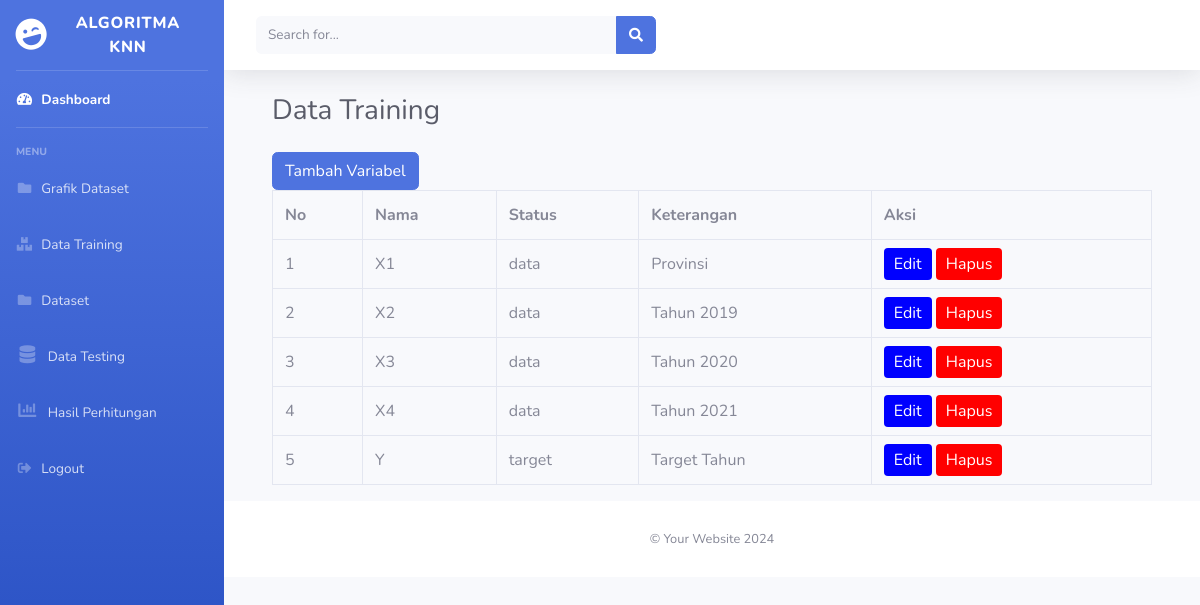
Page /index.php?menu=data_training (signed in) on the committed database.
### tables this page shows
CREATE TABLE `datavariabel` (
  `id` int(11) NOT NULL,
  `nama` varchar(100) NOT NULL,
  `status` enum('data','target') NOT NULL,
  `keterangan` text
);

### data_training.php (the view, shortened to what this page needs)
<!DOCTYPE html>
<html>
<head>
</head>
<body>
    <div id="wrapper">
        <div id="content-wrapper" class="d-flex flex-column">
            <div id="content">
                <div class="container-fluid">
                    <h1 class="h3 mb-4 text-gray-800">Data Training</h1>
                    <button onclick="openModal()" class="btn btn-primary">Tambah Variabel</button>
                    <div class="table-responsive">
                    <?php
        include "koneksi.php";
        $sql = "SELECT * FROM datavariabel ORDER BY id";
        $result = mysqli_query($conn, $sql);
        $nomor = 1;
        if (mysqli_num_rows($result) > 0) {
            echo '<table class="table table-bordered">
                    <tr>
                        <th>No</th>
                        <th>Nama</th>
                        <th>Status</th>
                        <th>Keterangan</th>
                        <th>Aksi</th>
                    </tr>';
            while ($row = mysqli_fetch_assoc($result)) {
                echo '<tr>
                        <td>' . $nomor . '</td>
                        <td>' . $row["nama"] . '</td>
                        <td>' . $row["status"] . '</td>
                        <td>' . $row["keterangan"] . '</td>
                        <td>
                        <a href="#" onclick="openEditModal(' . $row["id"] . ')" style="background-color: blue; color: white; padding: 5px 10px; border-radius: 4px; text-decoration: none;">Edit</a>
                        <a href="#" onclick="confirmDelete(' . $row["id"] . ')" style="background-color: red; color: white; padding: 5px 10px; border-radius: 4px; text-decoration: none;">Hapus</a>
                        </td>
                      </tr>';
                      $nomor++;
            }
            echo '</table>';
        } else {
            echo "Tidak ada data yang ditemukan.";
        }
        ?>
                    </div>
                </div>
            </div>
        </div>
    </div>
</body>
</html>

### rows in the picture
datavariabel: nama "X1", status "data", keterangan "Provinsi"
datavariabel: nama "X2", status "data", keterangan "Tahun 2019"
datavariabel: nama "X3", status "data", keterangan "Tahun 2020"
datavariabel: nama "X4", status "data", keterangan "Tahun 2021"
datavariabel: nama "Y", status "target", keterangan "Target Tahun"
